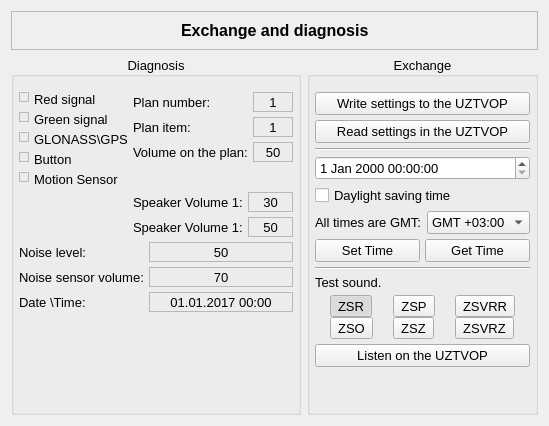
      <widget class="QWidget" name="diagnosis">
       <layout class="QGridLayout" name="gridLayout_12">
        <item row="0" column="0" colspan="2">
         <widget class="QFrame" name="frame_2">
          <property name="maximumSize">
           <size>
            <width>16777215</width>
            <height>40</height>
           </size>
          </property>
          <property name="frameShape">
           <enum>QFrame::StyledPanel</enum>
          </property>
          <property name="frameShadow">
           <enum>QFrame::Raised</enum>
          </property>
          <layout class="QHBoxLayout" name="horizontalLayout_2">
           <item>
            <spacer name="horizontalSpacer_3">
             <property name="orientation">
              <enum>Qt::Horizontal</enum>
             </property>
             <property name="sizeHint" stdset="0">
              <size>
               <width>155</width>
               <height>18</height>
              </size>
             </property>
            </spacer>
           </item>
           <item>
            <widget class="QLabel" name="label_2">
             <property name="font">
              <font>
               <pointsize>12</pointsize>
               <weight>75</weight>
               <bold>true</bold>
              </font>
             </property>
             <property name="text">
              <string>Exchange and diagnosis</string>
             </property>
            </widget>
           </item>
           <item>
            <spacer name="horizontalSpacer_4">
             <property name="orientation">
              <enum>Qt::Horizontal</enum>
             </property>
             <property name="sizeHint" stdset="0">
              <size>
               <width>154</width>
               <height>18</height>
              </size>
             </property>
            </spacer>
           </item>
          </layout>
         </widget>
        </item>
        <item row="1" column="0">
         <widget class="QGroupBox" name="groupBox_3">
          <property name="font">
           <font>
            <pointsize>10</pointsize>
           </font>
          </property>
          <property name="title">
           <string>Diagnosis</string>
          </property>
          <property name="alignment">
           <set>Qt::AlignCenter</set>
          </property>
          <layout class="QGridLayout" name="gridLayout_10">
           <property name="leftMargin">
            <number>5</number>
           </property>
           <property name="topMargin">
            <number>15</number>
           </property>
           <property name="rightMargin">
            <number>5</number>
           </property>
           <property name="bottomMargin">
            <number>5</number>
           </property>
           <property name="spacing">
            <number>5</number>
           </property>
           <item row="0" column="0">
            <layout class="QFormLayout" name="formLayout_8">
             <item row="0" column="0">
              <layout class="QFormLayout" name="formLayout_7">
               <item row="0" column="0">
                <widget class="QLabel" name="lbRedSignal">
                 <property name="minimumSize">
                  <size>
                   <width>10</width>
                   <height>10</height>
                  </size>
                 </property>
                 <property name="maximumSize">
                  <size>
                   <width>10</width>
                   <height>10</height>
                  </size>
                 </property>
                 <property name="frameShape">
                  <enum>QFrame::StyledPanel</enum>
                 </property>
                 <property name="frameShadow">
                  <enum>QFrame::Plain</enum>
                 </property>
                 <property name="text">
                  <string/>
                 </property>
                 <property name="alignment">
                  <set>Qt::AlignCenter</set>
                 </property>
                </widget>
               </item>
               <item row="0" column="1">
                <widget class="QLabel" name="label_39">
                 <property name="text">
                  <string>Red signal</string>
                 </property>
                </widget>
               </item>
               <item row="1" column="0">
                <widget class="QLabel" name="lbGreenSignal">
                 <property name="minimumSize">
                  <size>
                   <width>10</width>
                   <height>10</height>
                  </size>
                 </property>
                 <property name="maximumSize">
                  <size>
                   <width>10</width>
                   <height>10</height>
                  </size>
                 </property>
                 <property name="frameShape">
                  <enum>QFrame::StyledPanel</enum>
                 </property>
                 <property name="frameShadow">
                  <enum>QFrame::Plain</enum>
                 </property>
                 <property name="text">
                  <string/>
                 </property>
                 <property name="alignment">
                  <set>Qt::AlignCenter</set>
                 </property>
                </widget>
               </item>
               <item row="1" column="1">
                <widget class="QLabel" name="label_40">
                 <property name="text">
                  <string>Green signal</string>
                 </property>
                </widget>
               </item>
               <item row="2" column="0">
                <widget class="QLabel" name="lbOnGPS">
                 <property name="minimumSize">
                  <size>
                   <width>10</width>
                   <height>10</height>
                  </size>
                 </property>
                 <property name="maximumSize">
                  <size>
                   <width>10</width>
                   <height>10</height>
                  </size>
                 </property>
                 <property name="frameShape">
                  <enum>QFrame::StyledPanel</enum>
                 </property>
                 <property name="frameShadow">
                  <enum>QFrame::Plain</enum>
                 </property>
                 <property name="text">
                  <string/>
                 </property>
                 <property name="alignment">
                  <set>Qt::AlignCenter</set>
                 </property>
                </widget>
               </item>
               <item row="2" column="1">
                <widget class="QLabel" name="label_41">
                 <property name="text">
                  <string>GLONASS\GPS</string>
                 </property>
                </widget>
               </item>
               <item row="3" column="0">
                <widget class="QLabel" name="lbButtonOn">
                 <property name="minimumSize">
                  <size>
                   <width>10</width>
                   <height>10</height>
                  </size>
                 </property>
                 <property name="maximumSize">
                  <size>
                   <width>10</width>
                   <height>10</height>
                  </size>
                 </property>
                 <property name="frameShape">
                  <enum>QFrame::StyledPanel</enum>
                 </property>
                 <property name="frameShadow">
                  <enum>QFrame::Plain</enum>
                 </property>
                 <property name="text">
                  <string/>
                 </property>
                 <property name="alignment">
                  <set>Qt::AlignCenter</set>
                 </property>
                </widget>
               </item>
               <item row="3" column="1">
                <widget class="QLabel" name="label_42">
                 <property name="text">
                  <string>Button</string>
                 </property>
                </widget>
               </item>
               <item row="4" column="0">
                <widget class="QLabel" name="lbMotionSens">
                 <property name="minimumSize">
                  <size>
                   <width>10</width>
                   <height>10</height>
                  </size>
                 </property>
                 <property name="maximumSize">
                  <size>
                   <width>10</width>
                   <height>10</height>
                  </size>
                 </property>
                 <property name="frameShape">
                  <enum>QFrame::StyledPanel</enum>
                 </property>
                 <property name="frameShadow">
                  <enum>QFrame::Plain</enum>
                 </property>
                 <property name="text">
                  <string/>
                 </property>
                 <property name="alignment">
                  <set>Qt::AlignCenter</set>
                 </property>
                </widget>
               </item>
               <item row="4" column="1">
                <widget class="QLabel" name="label_43">
                 <property name="text">
                  <string>Motion Sensor</string>
                 </property>
                </widget>
               </item>
              </layout>
             </item>
             <item row="0" column="1">
              <layout class="QFormLayout" name="formLayout_4">
               <item row="0" column="0">
                <widget class="QLabel" name="label_30">
                 <property name="text">
                  <string>Plan number:</string>
                 </property>
                </widget>
               </item>
               <item row="0" column="1">
                <widget class="QLabel" name="lbPlanNumber">
                 <property name="minimumSize">
                  <size>
                   <width>40</width>
                   <height>20</height>
                  </size>
                 </property>
                 <property name="frameShape">
                  <enum>QFrame::StyledPanel</enum>
                 </property>
                 <property name="frameShadow">
                  <enum>QFrame::Plain</enum>
                 </property>
                 <property name="lineWidth">
                  <number>0</number>
                 </property>
                 <property name="text">
                  <string>1</string>
                 </property>
                 <property name="alignment">
                  <set>Qt::AlignCenter</set>
                 </property>
                </widget>
               </item>
               <item row="1" column="0">
                <widget class="QLabel" name="label_33">
                 <property name="text">
                  <string>Plan item:</string>
                 </property>
                </widget>
               </item>
               <item row="1" column="1">
                <widget class="QLabel" name="lbPlanLine">
                 <property name="minimumSize">
                  <size>
                   <width>40</width>
                   <height>20</height>
                  </size>
                 </property>
                 <property name="frameShape">
                  <enum>QFrame::StyledPanel</enum>
                 </property>
                 <property name="frameShadow">
                  <enum>QFrame::Plain</enum>
                 </property>
                 <property name="text">
                  <string>1</string>
                 </property>
                 <property name="alignment">
                  <set>Qt::AlignCenter</set>
                 </property>
                </widget>
               </item>
               <item row="2" column="0">
                <widget class="QLabel" name="label_35">
                 <property name="text">
                  <string>Volume on the plan:</string>
                 </property>
                </widget>
               </item>
               <item row="2" column="1">
                <widget class="QLabel" name="lbVolPlan">
                 <property name="minimumSize">
                  <size>
                   <width>0</width>
                   <height>20</height>
                  </size>
                 </property>
                 <property name="frameShape">
                  <enum>QFrame::StyledPanel</enum>
                 </property>
                 <property name="text">
                  <string>50</string>
                 </property>
                 <property name="alignment">
                  <set>Qt::AlignCenter</set>
                 </property>
                </widget>
               </item>
              </layout>
             </item>
             <item row="1" column="1">
              <layout class="QFormLayout" name="formLayout_5">
               <property name="sizeConstraint">
                <enum>QLayout::SetDefaultConstraint</enum>
               </property>
               <property name="horizontalSpacing">
                <number>5</number>
               </property>
               <property name="verticalSpacing">
                <number>5</number>
               </property>
               <item row="0" column="0">
                <widget class="QLabel" name="label_31">
                 <property name="text">
                  <string>Speaker Volume 1:</string>
                 </property>
                </widget>
               </item>
               <item row="0" column="1">
                <widget class="QLabel" name="lbSpVolume1">
                 <property name="minimumSize">
                  <size>
                   <width>40</width>
                   <height>20</height>
                  </size>
                 </property>
                 <property name="frameShape">
                  <enum>QFrame::StyledPanel</enum>
                 </property>
                 <property name="frameShadow">
                  <enum>QFrame::Plain</enum>
                 </property>
                 <property name="lineWidth">
                  <number>0</number>
                 </property>
                 <property name="text">
                  <string>30</string>
                 </property>
                 <property name="alignment">
                  <set>Qt::AlignCenter</set>
                 </property>
                </widget>
               </item>
               <item row="1" column="0">
                <widget class="QLabel" name="label_32">
                 <property name="text">
                  <string>Speaker Volume 1:</string>
                 </property>
                </widget>
               </item>
               <item row="1" column="1">
                <widget class="QLabel" name="lbSpVolume2">
                 <property name="minimumSize">
                  <size>
                   <width>40</width>
                   <height>20</height>
                  </size>
                 </property>
                 <property name="frameShape">
                  <enum>QFrame::StyledPanel</enum>
                 </property>
                 <property name="frameShadow">
                  <enum>QFrame::Plain</enum>
                 </property>
                 <property name="lineWidth">
                  <number>0</number>
                 </property>
                 <property name="text">
                  <string>50</string>
                 </property>
                 <property name="alignment">
                  <set>Qt::AlignCenter</set>
                 </property>
                </widget>
               </item>
              </layout>
             </item>
            </layout>
           </item>
           <item row="2" column="0">
            <spacer name="verticalSpacer_3">
             <property name="orientation">
              <enum>Qt::Vertical</enum>
             </property>
             <property name="sizeHint" stdset="0">
              <size>
               <width>20</width>
               <height>40</height>
              </size>
             </property>
            </spacer>
           </item>
           <item row="1" column="0">
            <layout class="QFormLayout" name="formLayout_6">
             <item row="0" column="0">
              <widget class="QLabel" name="label_34">
               <property name="text">
                <string>Noise level:</string>
               </property>
              </widget>
             </item>
             <item row="0" column="1">
              <widget class="QLabel" name="lbNoiseLevel">
               <property name="minimumSize">
                <size>
                 <width>40</width>
                 <height>20</height>
                </size>
               </property>
               <property name="frameShape">
                <enum>QFrame::StyledPanel</enum>
               </property>
               <property name="frameShadow">
                <enum>QFrame::Plain</enum>
               </property>
               <property name="lineWidth">
                <number>0</number>
               </property>
               <property name="text">
                <string>50</string>
               </property>
               <property name="alignment">
                <set>Qt::AlignCenter</set>
               </property>
              </widget>
             </item>
             <item row="1" column="0">
              <widget class="QLabel" name="label_37">
               <property name="text">
                <string>Noise sensor volume:</string>
               </property>
              </widget>
             </item>
             <item row="1" column="1">
              <widget class="QLabel" name="lbSensNoise">
               <property name="minimumSize">
                <size>
                 <width>40</width>
                 <height>20</height>
                </size>
               </property>
               <property name="frameShape">
                <enum>QFrame::StyledPanel</enum>
               </property>
               <property name="frameShadow">
                <enum>QFrame::Plain</enum>
               </property>
               <property name="lineWidth">
                <number>0</number>
               </property>
               <property name="text">
                <string>70</string>
               </property>
               <property name="alignment">
                <set>Qt::AlignCenter</set>
               </property>
              </widget>
             </item>
             <item row="2" column="0">
              <widget class="QLabel" name="label_38">
               <property name="text">
                <string>Date \Time:</string>
               </property>
              </widget>
             </item>
             <item row="2" column="1">
              <widget class="QLabel" name="lbTestTime">
               <property name="minimumSize">
                <size>
                 <width>40</width>
                 <height>20</height>
                </size>
               </property>
               <property name="frameShape">
                <enum>QFrame::StyledPanel</enum>
               </property>
               <property name="frameShadow">
                <enum>QFrame::Plain</enum>
               </property>
               <property name="lineWidth">
                <number>0</number>
               </property>
               <property name="text">
                <string>01.01.2017 00:00</string>
               </property>
               <property name="alignment">
                <set>Qt::AlignCenter</set>
               </property>
              </widget>
             </item>
            </layout>
           </item>
          </layout>
         </widget>
        </item>
        <item row="1" column="1">
         <widget class="QGroupBox" name="groupBox_4">
          <property name="font">
           <font>
            <pointsize>10</pointsize>
           </font>
          </property>
          <property name="title">
           <string>Exchange</string>
          </property>
          <property name="alignment">
           <set>Qt::AlignCenter</set>
          </property>
          <layout class="QVBoxLayout" name="verticalLayout_3">
           <property name="spacing">
            <number>5</number>
           </property>
           <property name="leftMargin">
            <number>5</number>
           </property>
           <property name="topMargin">
            <number>15</number>
           </property>
           <property name="rightMargin">
            <number>5</number>
           </property>
           <property name="bottomMargin">
            <number>5</number>
           </property>
           <item>
            <widget class="QPushButton" name="pbWriteProject">
             <property name="text">
              <string>Write settings to the UZTVOP</string>
             </property>
            </widget>
           </item>
           <item>
            <widget class="QPushButton" name="pbReadProject">
             <property name="text">
              <string>Read settings in the UZTVOP</string>
             </property>
            </widget>
           </item>
           <item>
            <widget class="Line" name="line_3">
             <property name="orientation">
              <enum>Qt::Horizontal</enum>
             </property>
            </widget>
           </item>
           <item>
            <widget class="QDateTimeEdit" name="dateTimeEditConfig"/>
           </item>
           <item>
            <widget class="QCheckBox" name="chbDayLight">
             <property name="text">
              <string>Daylight saving time</string>
             </property>
            </widget>
           </item>
           <item>
            <layout class="QHBoxLayout" name="horizontalLayout_12">
             <item>
              <widget class="QLabel" name="label_36">
               <property name="text">
                <string>All times are GMT:</string>
               </property>
              </widget>
             </item>
             <item>
              <widget class="QComboBox" name="cbGMT">
               <property name="currentIndex">
                <number>15</number>
               </property>
               <item>
                <property name="text">
                 <string>GMT -12:00</string>
                </property>
               </item>
               <item>
                <property name="text">
                 <string>GMT -11:00</string>
                </property>
               </item>
               <item>
                <property name="text">
                 <string>GMT -10:00</string>
                </property>
               </item>
               <item>
                <property name="text">
                 <string>GMT -09:00</string>
                </property>
               </item>
               <item>
                <property name="text">
                 <string>GMT -08:00</string>
                </property>
               </item>
               <item>
                <property name="text">
                 <string>GMT -07:00</string>
                </property>
               </item>
               <item>
                <property name="text">
                 <string>GMT -06:00</string>
                </property>
               </item>
               <item>
                <property name="text">
                 <string>GMT -05:00</string>
                </property>
               </item>
               <item>
                <property name="text">
                 <string>GMT -04:00</string>
                </property>
               </item>
               <item>
                <property name="text">
                 <string>GMT -03:00</string>
                </property>
               </item>
               <item>
                <property name="text">
                 <string>GMT -02:00</string>
                </property>
               </item>
               <item>
                <property name="text">
                 <string>GMT -01:00</string>
                </property>
               </item>
               <item>
                <property name="text">
                 <string>GMT</string>
                </property>
               </item>
               <item>
                <property name="text">
                 <string>GMT +01:00</string>
                </property>
               </item>
               <item>
                <property name="text">
                 <string>GMT +02:00</string>
                </property>
               </item>
               <item>
                <property name="text">
                 <string>GMT +03:00</string>
                </property>
               </item>
               <item>
                <property name="text">
                 <string>GMT +04:00</string>
                </property>
               </item>
               <item>
                <property name="text">
                 <string>GMT +05:00</string>
                </property>
               </item>
               <item>
                <property name="text">
                 <string>GMT +06:00</string>
                </property>
               </item>
               <item>
                <property name="text">
                 <string>GMT +07:00</string>
                </property>
               </item>
               <item>
                <property name="text">
                 <string>GMT +08:00</string>
                </property>
               </item>
               <item>
                <property name="text">
                 <string>GMT +09:00</string>
                </property>
               </item>
               <item>
                <property name="text">
                 <string>GMT +10:00</string>
                </property>
               </item>
               <item>
                <property name="text">
                 <string>GMT +11:00</string>
                </property>
               </item>
               <item>
                <property name="text">
                 <string>GMT +12:00</string>
                </property>
               </item>
               <item>
                <property name="text">
                 <string>GMT +13:00</string>
                </property>
               </item>
               <item>
                <property name="text">
                 <string>GMT +14:00</string>
                </property>
               </item>
              </widget>
             </item>
            </layout>
           </item>
           <item>
            <layout class="QHBoxLayout" name="horizontalLayout_11">
             <item>
              <widget class="QPushButton" name="pbSetTime">
               <property name="text">
                <string>Set Time</string>
               </property>
              </widget>
             </item>
             <item>
              <widget class="QPushButton" name="pbGetTime">
               <property name="text">
                <string>Get Time</string>
               </property>
              </widget>
             </item>
            </layout>
           </item>
           <item>
            <widget class="Line" name="line_4">
             <property name="orientation">
              <enum>Qt::Horizontal</enum>
             </property>
            </widget>
           </item>
           <item>
            <widget class="QLabel" name="label_44">
             <property name="text">
              <string>Test sound.</string>
             </property>
            </widget>
           </item>
           <item>
            <layout class="QGridLayout" name="gridLayout_11">
             <property name="sizeConstraint">
              <enum>QLayout::SetMaximumSize</enum>
             </property>
             <property name="verticalSpacing">
              <number>0</number>
             </property>
             <item row="0" column="2">
              <widget class="QToolButton" name="tbZSVRR">
               <property name="text">
                <string>ZSVRR</string>
               </property>
               <property name="checkable">
                <bool>true</bool>
               </property>
               <property name="checked">
                <bool>false</bool>
               </property>
               <property name="autoRepeat">
                <bool>true</bool>
               </property>
               <attribute name="buttonGroup">
                <string notr="true">buttonGroup</string>
               </attribute>
              </widget>
             </item>
             <item row="1" column="0">
              <widget class="QToolButton" name="tbZSO">
               <property name="text">
                <string>ZSO</string>
               </property>
               <property name="checkable">
                <bool>true</bool>
               </property>
               <property name="checked">
                <bool>false</bool>
               </property>
               <property name="autoRepeat">
                <bool>true</bool>
               </property>
               <attribute name="buttonGroup">
                <string notr="true">buttonGroup</string>
               </attribute>
              </widget>
             </item>
             <item row="1" column="1">
              <widget class="QToolButton" name="tbZSZ">
               <property name="text">
                <string>ZSZ</string>
               </property>
               <property name="checkable">
                <bool>true</bool>
               </property>
               <property name="checked">
                <bool>false</bool>
               </property>
               <property name="autoRepeat">
                <bool>true</bool>
               </property>
               <attribute name="buttonGroup">
                <string notr="true">buttonGroup</string>
               </attribute>
              </widget>
             </item>
             <item row="1" column="2">
              <widget class="QToolButton" name="tbZSVRZ">
               <property name="text">
                <string>ZSVRZ</string>
               </property>
               <property name="checkable">
                <bool>true</bool>
               </property>
               <property name="checked">
                <bool>false</bool>
               </property>
               <property name="autoRepeat">
                <bool>true</bool>
               </property>
               <attribute name="buttonGroup">
                <string notr="true">buttonGroup</string>
               </attribute>
              </widget>
             </item>
             <item row="0" column="0">
              <widget class="QToolButton" name="tbZSR">
               <property name="text">
                <string>ZSR</string>
               </property>
               <property name="checkable">
                <bool>true</bool>
               </property>
               <property name="checked">
                <bool>true</bool>
               </property>
               <property name="autoRepeat">
                <bool>true</bool>
               </property>
               <attribute name="buttonGroup">
                <string notr="true">buttonGroup</string>
               </attribute>
              </widget>
             </item>
             <item row="0" column="1">
              <widget class="QToolButton" name="tbZSP">
               <property name="text">
                <string>ZSP</string>
               </property>
               <property name="checkable">
                <bool>true</bool>
               </property>
               <property name="checked">
                <bool>false</bool>
               </property>
               <property name="autoRepeat">
                <bool>true</bool>
               </property>
               <attribute name="buttonGroup">
                <string notr="true">buttonGroup</string>
               </attribute>
              </widget>
             </item>
            </layout>
           </item>
           <item>
            <widget class="QPushButton" name="pbPlayTest">
             <property name="text">
              <string>Listen on the UZTVOP</string>
             </property>
            </widget>
           </item>
           <item>
            <spacer name="verticalSpacer_2">
             <property name="orientation">
              <enum>Qt::Vertical</enum>
             </property>
             <property name="sizeHint" stdset="0">
              <size>
               <width>20</width>
               <height>40</height>
              </size>
             </property>
            </spacer>
           </item>
          </layout>
         </widget>
        </item>
       </layout>
      </widget>
